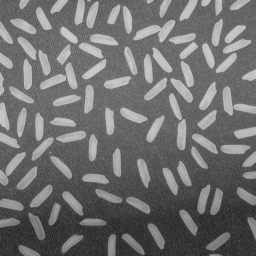
%> input picture lectures/image_processing_segmentation/data/rice.png, 256 x 256 px
$ octave --eval "image_segmentation_2;"   (GNU Octave 9; MATLAB toolbox functions it lacks are replaced by stand-ins)
%> lines starting %> are read from the running program, lines starting %| are printed output that depends on the picture; in (x1, y1, x2, y2) boxes, pixels count from 0 and x2, y2 are one past the last pixel; in counts of white or black regions, pixels touching at a corner belong together; the program's own positions count from 1
function image_segmentation_2
% Demonstrates better segmentation

% Variables
image_file_string = '../data/rice.png';

% Load that image
im = imread(image_file_string);
%> im is the input picture: size 256x256 uint8; min 40, max 204, mean 111.2

% Convert the image into a double array with max value of 1
im = double(im) / 255;
%> im: size 256x256 double

% Make a figure
figure(1);
clf
colormap(gray)
subplot(2, 2, 1)
imagesc(im);
colorbar
title('Original image');

% Show the image histogram
[counts, intensities] = histcounts(im, linspace(0,1,101));
%> counts = 100 values, max 4139 at index 41, min 0 at index 1, mean 655.4; intensities = 101 values from 0 to 1
subplot(2, 2, 2);
bar(intensities(1:(end-1)), counts)
xlabel('Intensity');
ylabel('Counts');

% Create a logical mask that shows values above a threshold
im_mask = imbinarize(im, 'adaptive');
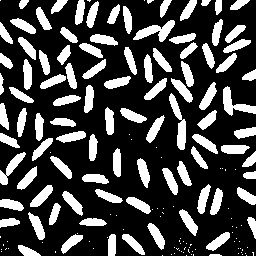
%> im_mask: size 256x256 logical; 26.9% white; 171 white regions (76 under 20 px), largest, box (x1, y1, x2, y2) and area: (133, 20, 175, 42) 398, (169, 93, 186, 150) 397, (223, 86, 256, 116) 376
subplot(2, 2, 3);
imagesc(im_mask);
title('Mask');
colorbar;

% Overlay on the original to get a better comparison
subplot(2, 2, 4);
im_overlay = imoverlay(im, im_mask);
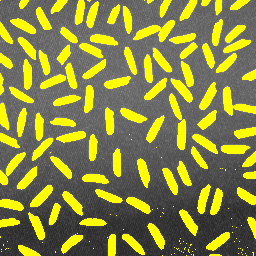
%> im_overlay: size 256x256x3 uint8; mean R, G, B 134.3, 134.3, 65.6
%> `image_segmentation_2;`:
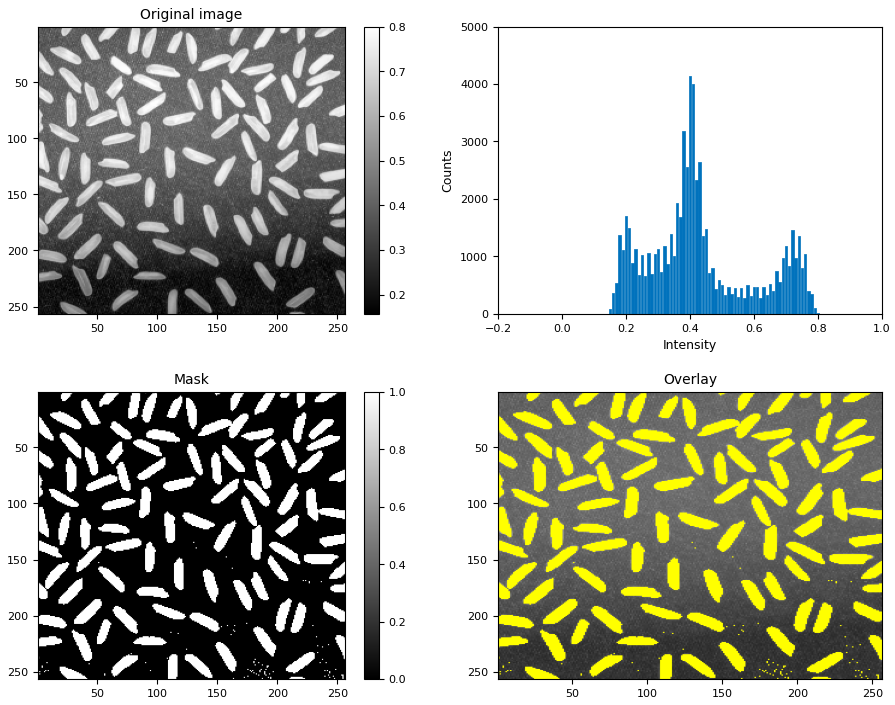
%> figure redrawn from the program's plot data, 4 panels
imagesc(im_overlay);
title('Overlay');
